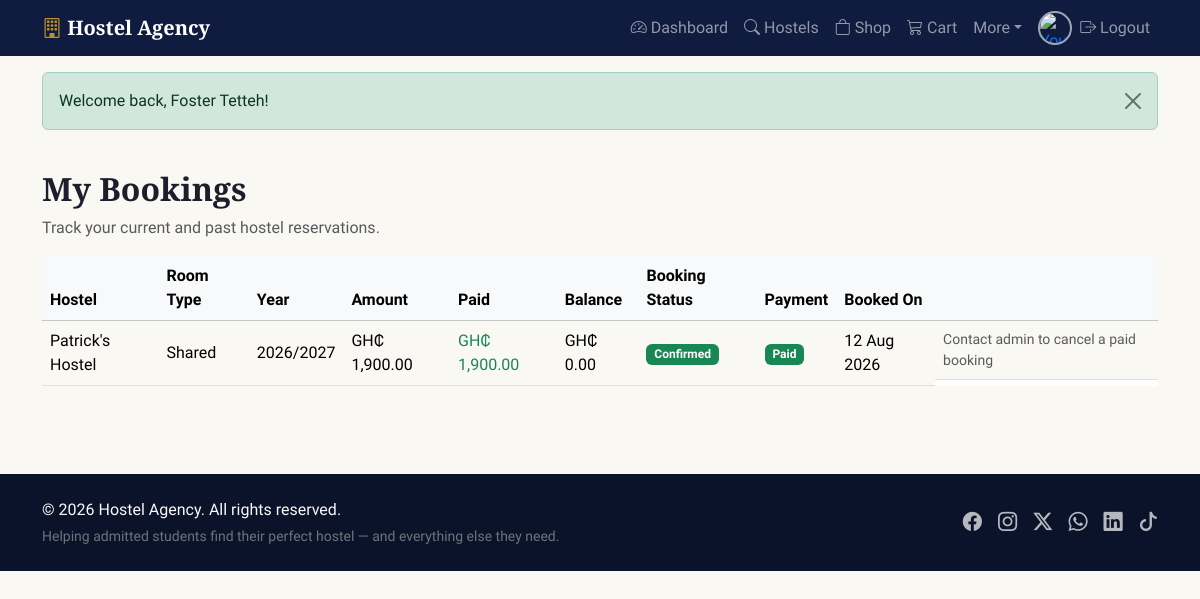
Page /student/bookings.php (signed in) on the committed database.
### tables this page shows
CREATE TABLE `bookings` (
  `id` int(11) NOT NULL,
  `user_id` int(11) NOT NULL,
  `hostel_id` int(11) NOT NULL,
  `room_type_id` int(11) NOT NULL,
  `academic_year` varchar(20) NOT NULL DEFAULT '2026/2027',
  `status` enum('pending','confirmed','cancelled') NOT NULL DEFAULT 'pending',
  `amount` decimal(10,2) NOT NULL,
  `payment_plan` enum('full','installment') NOT NULL DEFAULT 'full',
  `payment_status` enum('unpaid','partial','paid') NOT NULL DEFAULT 'unpaid',
  `amount_paid` decimal(10,2) NOT NULL DEFAULT 0.00,
  `booked_at` timestamp NOT NULL DEFAULT current_timestamp()
);

CREATE TABLE `hostels` (
  `id` int(11) NOT NULL,
  `name` varchar(150) NOT NULL,
  `description` text DEFAULT NULL,
  `address` varchar(255) DEFAULT NULL,
  `latitude` decimal(10,7) DEFAULT NULL,
  `longitude` decimal(10,7) DEFAULT NULL,
  `distance_to_campus_km` decimal(5,2) DEFAULT 0.00,
  `main_image` varchar(255) DEFAULT NULL,
  `created_at` timestamp NOT NULL DEFAULT current_timestamp()
);

CREATE TABLE `room_types` (
  `id` int(11) NOT NULL,
  `hostel_id` int(11) NOT NULL,
  `type` enum('single','shared','premium') NOT NULL,
  `price_per_year` decimal(10,2) NOT NULL,
  `size_sqm` decimal(6,2) DEFAULT NULL,
  `furnishing` varchar(255) DEFAULT NULL,
  `total_rooms` int(11) NOT NULL DEFAULT 10,
  `booked_rooms` int(11) NOT NULL DEFAULT 0
);

### includes/functions.php (called while the page is built, shortened)
<?php
function h($str) {
    return htmlspecialchars($str ?? '', ENT_QUOTES, 'UTF-8');
}
function money($amount) {
    return 'GH₵ ' . number_format((float)$amount, 2);
}

### student/bookings.php (the view, shortened to what this page needs)
<?php
require_once __DIR__ . '/../includes/functions.php';
$user = current_user();
$stmt = $pdo->prepare("SELECT b.*, h.name AS hostel_name, rt.type FROM bookings b
    JOIN hostels h ON h.id = b.hostel_id
    JOIN room_types rt ON rt.id = b.room_type_id
    WHERE b.user_id = ? ORDER BY b.booked_at DESC");
$stmt->execute([$user['id']]);
$bookings = $stmt->fetchAll();
require __DIR__ . '/../includes/header.php';
?>
<div class="container py-4">
  <h2>My Bookings</h2>
  <p class="text-muted">Track your current and past hostel reservations.</p>
  <div class="table-responsive">
    <table class="table table-hover bg-white align-middle">
      <thead class="table-light">
        <tr><th>Hostel</th><th>Room Type</th><th>Year</th><th>Amount</th><th>Paid</th><th>Balance</th><th>Booking Status</th><th>Payment</th><th>Booked On</th><th></th></tr>
      </thead>
      <tbody>
        <?php foreach ($bookings as $b):
          $badge = ['pending' => 'warning', 'confirmed' => 'success', 'cancelled' => 'danger'][$b['status']];
          $payBadge = ['unpaid' => 'danger', 'partial' => 'warning', 'paid' => 'success'][$b['payment_status']];
          $balance = (float)$b['amount'] - (float)$b['amount_paid'];
        ?>
          <tr>
            <td><?= h($b['hostel_name']) ?></td>
            <td class="text-capitalize"><?= h($b['type']) ?></td>
            <td><?= h($b['academic_year']) ?></td>
            <td><?= money($b['amount']) ?></td>
            <td class="text-success"><?= money($b['amount_paid']) ?></td>
            <td class="<?= $balance > 0 ? 'text-danger' : '' ?>"><?= money($balance) ?></td>
            <td><span class="badge bg-<?= $badge ?> text-capitalize"><?= h($b['status']) ?></span></td>
            <td><span class="badge bg-<?= $payBadge ?> text-capitalize"><?= h($b['payment_status']) ?></span></td>
            <td><?= date('d M Y', strtotime($b['booked_at'])) ?></td>
            <td class="d-flex flex-column gap-1">
              <?php if ($b['status'] !== 'cancelled' && (float)$b['amount_paid'] <= 0): ?>
                <form method="post" onsubmit="return confirm('Cancel this booking?');">
                  <input type="hidden" name="csrf" value="<?= h(csrf_token()) ?>">
                  <input type="hidden" name="cancel_booking_id" value="<?= (int)$b['id'] ?>">
                  <button class="btn btn-sm btn-outline-danger w-100">Cancel</button>
                </form>
              <?php elseif ($b['status'] !== 'cancelled'): ?>
                <span class="small text-muted">Contact admin to cancel a paid booking</span>
              <?php endif; ?>
            </td>
          </tr>
        <?php endforeach; ?>
      </tbody>
    </table>
  </div>
</div>
<?php require __DIR__ . '/../includes/footer.php'; ?>

### assets/css/style.css (style rules this page uses)
:root { --navy: #0f1c3f; --navy-dark: #0a1329; --navy-light: #24365f; --gold: #b8912c; --gold-dark: #97731f; --gold-light: #d9b95c; --cream: #faf8f3; --card-bg: #ffffff; --border-subtle: #e5e0d5; --text-dark: #1c1f2b; --text-muted: #6b7280; --bs-body-bg: var(--cream); --bs-body-color: var(--text-dark); --bs-border-color: var(--border-subtle); --bs-primary: var(--navy); --bs-primary-rgb: 15, 28, 63; --bs-warning: var(--gold); --bs-warning-rgb: 184, 145, 44; --bs-link-color: var(--navy); --bs-link-hover-color: var(--gold-dark); }
body { background-color: var(--cream); font-family: 'Source Sans 3', 'Segoe UI', Roboto, Arial, sans-serif; color: var(--text-dark); }
h1, h2, h3, h4, .navbar-brand { font-family: 'Playfair Display', Georgia, 'Times New Roman', serif; font-weight: 700; }
.table-responsive { border-radius: 8px; overflow: hidden; }

### rows in the picture
bookings: hostel.name "Patrick's Hostel", room_type.type "Shared", academic_year "2026/2027", amount "GH₵ 1,900.00", amount_paid "GH₵ 1,900.00", money($balance) "GH₵ 0.00", status "Confirmed", payment_status "Paid", booked_at "12 Aug 2026", shows "Contact admin to cancel a paid booking"

### other values in the picture
$flash['message'] "Welcome back, Foster Tetteh!"
